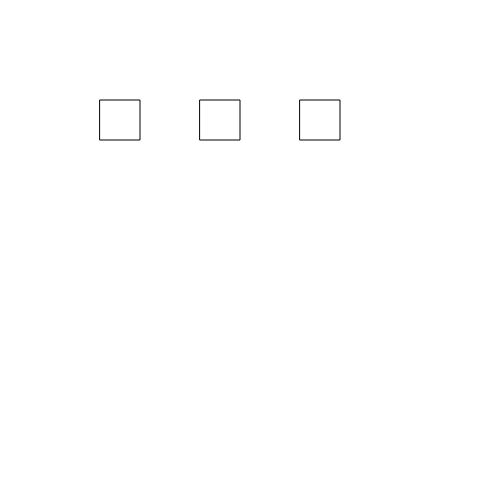
Frame 1 (no input)
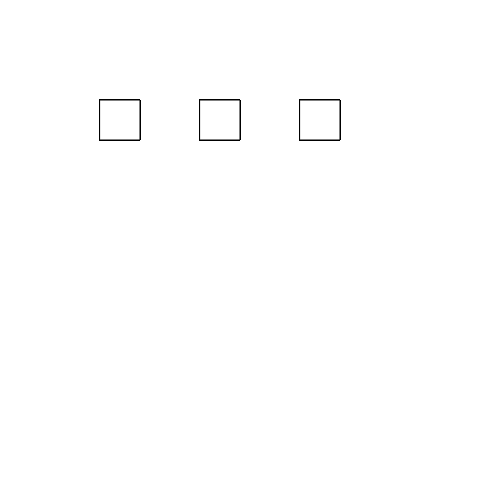
Frame 60 (no input)
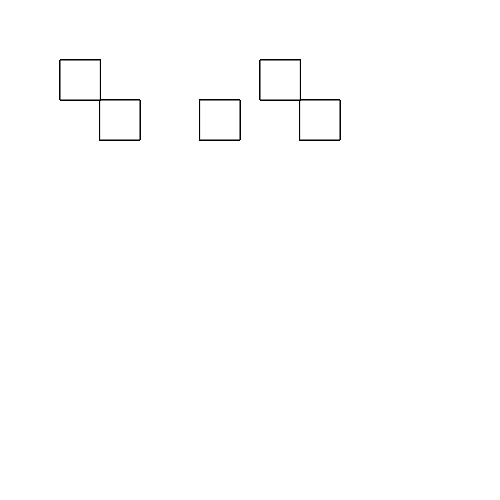
Frame 120 (the mouse pressed at the canvas centre since frame 60)

The p5.js sketch that drew these frames (run headless with seeded random() and noise() and a simulated clock; from frame 60 on, the mouse is pressed at the canvas centre):

// p5.js sketch
// ── sketch.js
var rotAmount = 0;


function setup() {
	createCanvas(500, 500);
}

function draw() {

 for (i = 1; i<=3; i++){
	push();
		translate(i*100, 100);

		rotAmount = map(mouseX, 0, width, 0, i*(2*PI));

		rotate(rotAmount);

		rect(0, 0,40, 40);

	pop();
	}
}
